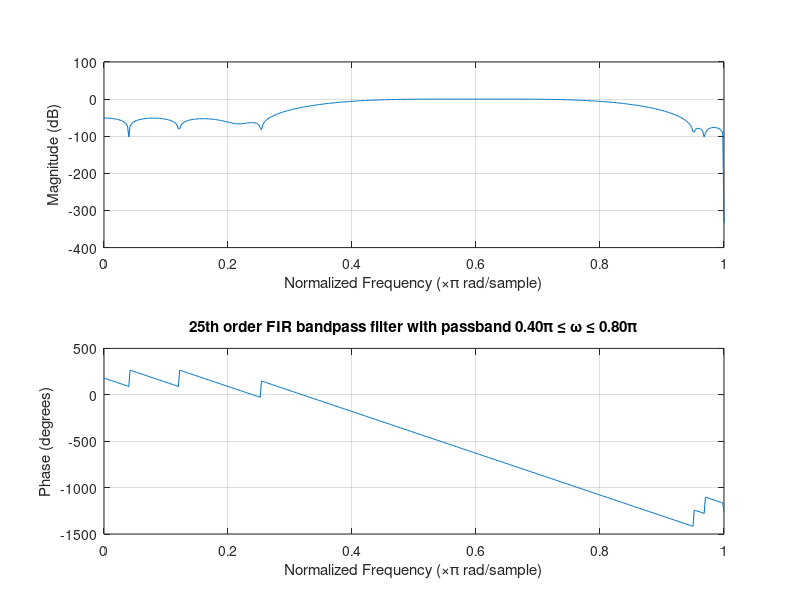
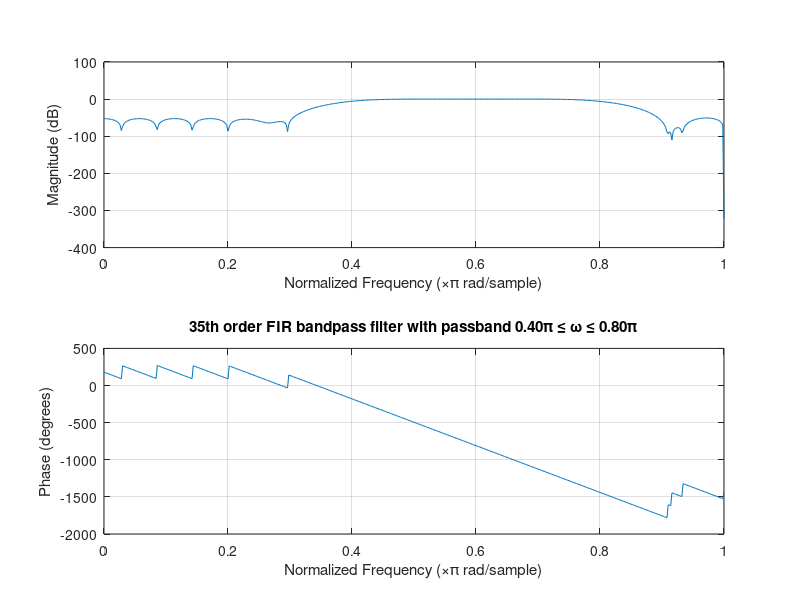
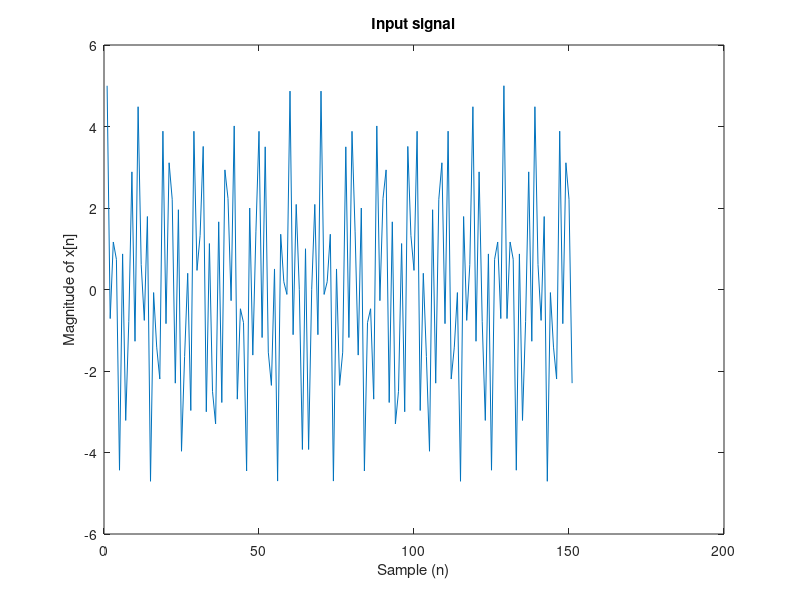
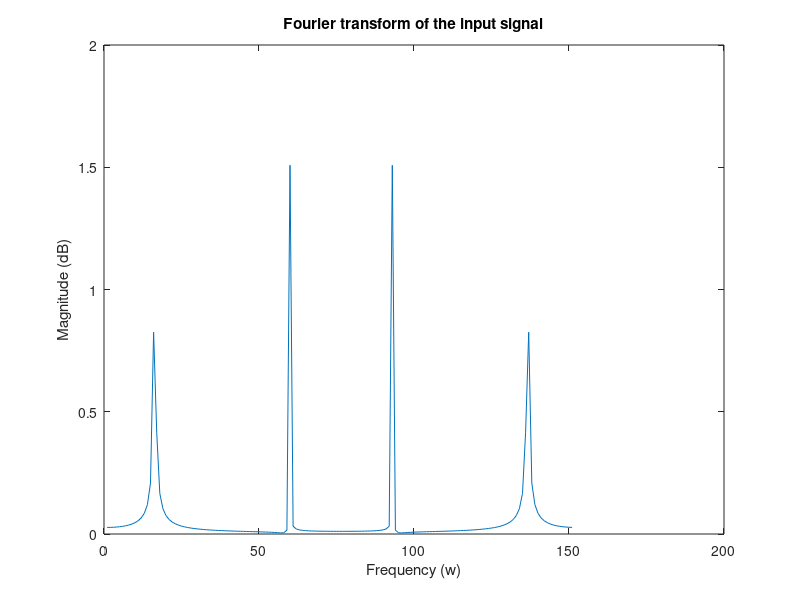

Here is the MATLAB script that generated these plots, in order:
%------------------------------ a ------------------------------%

%25th order FIR bandpass filter with passband 0.40π ≤ ω ≤ 0.80π 
fir25th = fir1(25, [0.4, 0.8]);
figure
freqz(fir25th,1,500)
title('25th order FIR bandpass filter with passband 0.40π ≤ ω ≤ 0.80π')

%35th order FIR bandpass filter with passband 0.40π ≤ ω ≤ 0.80π 
fir35th = fir1(35, [0.4, 0.8]);
figure
freqz(fir35th,1,500)
title('35th order FIR bandpass filter with passband 0.40π ≤ ω ≤ 0.80π')

%------------------------------ b ------------------------------%

fir_filter1 = fir1(25, [0.1, 0.3]);
fir_filter2 = fir1(25, [0.4, 0.6]);
fir_filter3 = fir1(25, [0.7, 0.9]);

%------------------------------ c ------------------------------%

n = 0:150; %data points

%input signal
x = 2*cos(52*pi*n/256) + 3*cos(200*pi*n/256);
fft_x = fft(x);

%output signals of the filters
output1 = filter(fir_filter1, 1, x); 
output2 = filter(fir_filter2, 1, x);
output3 = filter(fir_filter3, 1, x);

%fourier transforms of the output signals 
fft_1 = fft(output1); 
fft_2 = fft(output2);
fft_3 = fft(output3);

%------------------------------ d ------------------------------%

%plotting the input signal and its fft
figure
plot(x)
xlabel('Sample (n)')
ylabel('Magnitude of x[n]')
title('Input signal')
figure
%plot(mag2db(abs(fft_x)))
plot(abs(fft_x/length(n)))
xlabel('Frequency (w)')
ylabel('Magnitude (dB)')
title('Fourier transform of the input signal')

%plotting the output signals
figure
plot(output1)
xlabel('Sample (n)')
ylabel('Magnitude of y[n]')
title('Output signal from 0.10π ≤ ω ≤ 0.30π')
figure
plot(output2)
xlabel('Sample (n)')
ylabel('Magnitude of y[n]')
title('Output signal from 0.40π ≤ ω ≤ 0.60π')
figure
plot(output3)
xlabel('Sample (n)')
ylabel('Magnitude of y[n]')
title('Output signal from 0.70π ≤ ω ≤ 0.90π')